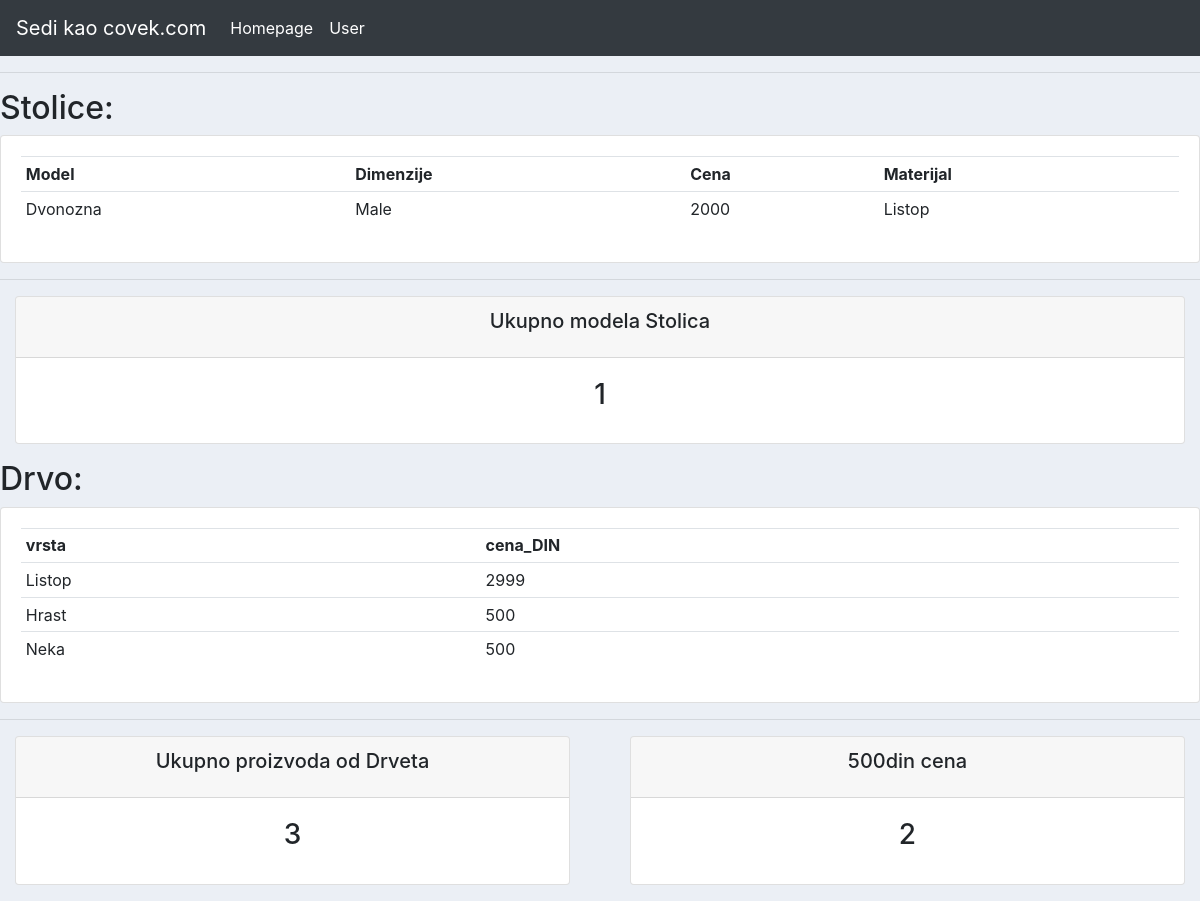
Before: / with the older database file.
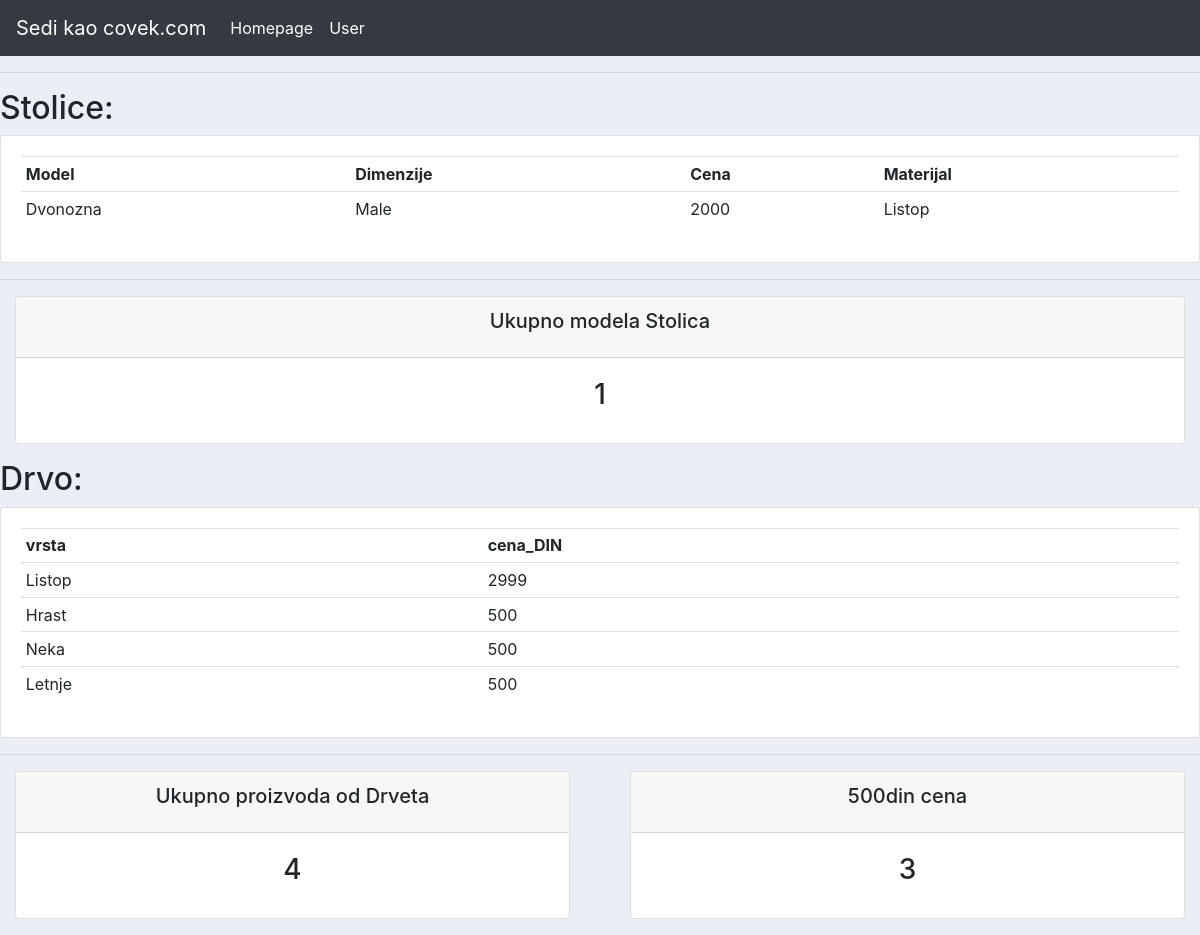
After: the same page with the newer database file.
### projekat/models.py (models this page shows, shortened)
class Stolica(models.Model):
    model = models.CharField(max_length=100)
    dimenzije = models.CharField(max_length=50)
    cena_DIN = models.IntegerField(default=0)
    proizvedeno_Od = models.ForeignKey(Drvo, on_delete = models.CASCADE)

class Drvo(models.Model):
    vrsta = models.CharField(max_length=50)
    cena_DIN = models.IntegerField(default=0)
    def __str__(self):
        return self.vrsta

### projekat/views.py (the view)
# urls.py: path('', views.stolica, name='stolicaView'),
def stolica(request):
    drvo = Drvo.objects.all()
    total_drvo = drvo.count()
    cena = Drvo.objects.filter(cena_DIN=500).count()
    stolica = Stolica.objects.all()
    total_stolica = stolica.count
    return render(request, 'stolica/dashboard.html', {'stolica': stolica, 'drvo': drvo , 'total_drvo': total_drvo, 'cena':cena , 'total_stolica':total_stolica})

### projekat/templates/stolica/dashboard.html (shortened to what this page needs)
<!DOCTYPE html>
{% extends 'stolica/main.html' %}
{% block content %}
<hr class = "row">
    <h2>Stolice:</h2>
    <div class="card card-body">
        <table class="table table-sm">
            <tr>
                <th>Model</th>
                <th>Dimenzije</th>
                <th>Cena</th>
                <th>Materijal</th>
            </tr>
            {% for i in stolica %}
            <tr>
                 <td>{{i.model}}</td>
                 <td>{{i.dimenzije}}</td>
                 <td>{{i.cena_DIN}}</td>
                 <td>{{i.proizvedeno_Od}}</td>
            </tr>
            {% endfor %}
        </table>
    </div>
    <hr>
    <div class="center">
     <div class="row">
    <div class="col">
        <div class="col-md">
            <div class="card text-center text-black mb-3" id="total-stolica">
                <div class="card-header">
                    <h5 class="card-title">Ukupno modela Stolica</h5>
                </div>
                <div class="card-body">
                    <h3 class="card-title">{{ total_stolica }}</h3>
                </div>
            </div>
        </div>
    </div>
</div>
    <h2>Drvo:</h2>
    <div class = "card card-body">
        <table class="table table-sm">
            <tr>
                <th>vrsta</th>
                <th>cena_DIN</th>
            {% for i in drvo %}
            <tr>
                 <td>{{i.vrsta}}</td>
                 <td>{{i.cena_DIN}}</td>
            </tr>
            {% endfor %}
        </table>
    </div>
    <hr>
</div>
<div class="row">
    <div class="col">
        <div class="col-md">
            <div class="card text-center text-black mb-3" id="total-drvo">
                <div class="card-header">
                    <h5 class="card-title">Ukupno proizvoda od Drveta</h5>
                </div>
                <div class="card-body">
                    <h3 class="card-title">{{ total_drvo }}</h3>
                </div>
            </div>
        </div>
    </div>
    <div class="col">
        <div class="col-md">
            <div class="card text-center text-black mb-3" id="cena-drvo">
                <div class="card-header">
                    <h5 class="card-title">500din cena</h5>
                </div>
                <div class="card-body">
                    <h3 class="card-title">{{ cena }}</h3>
                </div>
            </div>
        </div>
    </div>
</div>
{% endblock %}

### projekat/templates/stolica/main.html (shortened to what this page needs)
<!DOCTYPE html>
<html lang="en">
<head>
    <link rel="stylesheet" href="https://stackpath.bootstrapcdn.com/bootstrap/4.3.1/css/bootstrap.min.css">
</head>
<body>
    {% include 'stolica/navbar.html' %}
    {% block content %}
    {% endblock %}
</body>
</html>

### projekat/templates/stolica/navbar.html (shortened to what this page needs)
<!DOCTYPE html>
<nav class="navbar navbar-expand-lg navbar-dark bg-dark">
  <a class="navbar-brand" href="#">Sedi kao covek.com</a>
  <div class="collapse navbar-collapse" id="navbarNav">
    <ul class="navbar-nav">
      <li class="nav-item active">
        <a class="nav-link" href="/">Homepage</a>
      </li>
        <li class="nav-item active">
        <a class="nav-link" href="user">User</a>
      </li>
    </ul>
  </div>
</nav>

### projekat/templates/stolica/main.html (style rules this page uses)
body { background-color: #ebeff5; }

Changed rows visible on the page:
added Drvo: vrsta "Letnje", cena_DIN "500"
Other visible differences:
{{ total_drvo }}: "3" → "4"
{{ cena }}: "2" → "3"
